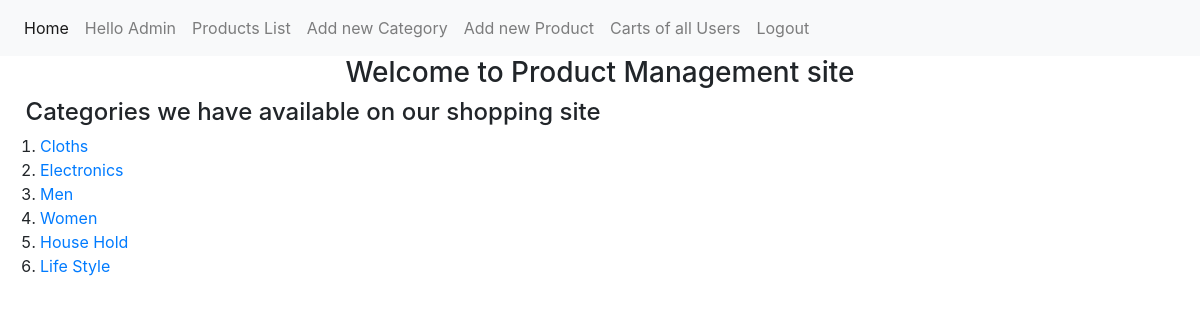
/ (signed in), run on the app's committed database.
### Product/models.py (models this page shows, shortened)
class Category(models.Model):
    category_name=models.CharField(null=False,blank=False,max_length=200)
    def __str__(self):
        return self.category_name

### Employee/views.py (the view)
# urls.py: path('',home,name='home' ),
def home(request):
    category = Category.objects.all()
    return render(request,'home.html',{'categorys':category,'include_category':True})

### Product/context_processors.py (called while the page is built)
def items_count(request):
    count = Cartitems.objects.filter(cart_name=request.user)
    print(count.count())
    count = count.count()
    print("Items count - ", count)
    return {"items_count": count}

### templates/home.html (shortened to what this page needs)
<!DOCTYPE html>
<html lang="en">
<head>
    <link rel="stylesheet" href="https://stackpath.bootstrapcdn.com/bootstrap/4.3.1/css/bootstrap.min.css">
    <link href="../../dist/css/bootstrap.min.css" rel="stylesheet">
</head>
<body>
    <header>
    <nav class="navbar navbar-expand-lg navbar-light bg-light">
        <div class="collapse navbar-collapse" id="navbarNavAltMarkup">
          <div class="navbar-nav">
            <a class="nav-item nav-link active" href="{% url 'home' %}">Home <span class="sr-only">(current)</span></a>
            {% if user.is_authenticated %}
                  <a class="nav-item nav-link" >Hello {{user.first_name}}</a>
                  <a class="nav-item nav-link" href="{% url 'all_products' %}">Products List</a>
                  {% if request.role == 'Admin' %}
                  <a class="nav-item nav-link" href="{% url 'add-category' %}">Add new Category</a>
                  <a class="nav-item nav-link" href="{% url 'add-product' %}">Add new Product</a>
                  <a class="nav-item nav-link" href="{% url 'all_carts' %}">Carts of all Users</a>
                  {% endif %}
                  <a class="nav-item nav-link" href="{% url 'user_logout' %}">Logout</a>
            {% else %}
                  <a class="nav-item nav-link" href={% url 'user_login' %}>Login</a>
                  <a class="nav-item nav-link" href={% url 'register' %}>Register</a>
            {% endif %}
          </div>
        </div>
      </nav>
      <h3><center>Welcome to Product Management site</center></h3>
    </header>
    {% if include_category %}
      {% if user.is_authenticated %}
      <h4>&nbsp;&nbsp;&nbsp; Categories we have available on our shopping site </h4>
      <ol>
        {% for category in categorys %}
          <li><a href="{% url 'by_category' category.id %}" id = '{{category.id}}'> {{category}} </a></li>
        {% endfor %}
      </ol>
      {% endif %}
    {% endif %}
</body>
</html>

### data on the page
Category: category_name "Cloths"
Category: category_name "Electronics"
Category: category_name "Men"
Category: category_name "Women"
Category: category_name "House Hold"
Category: category_name "Life Style"

### other printed values
{{ user.first_name }} "Admin"
